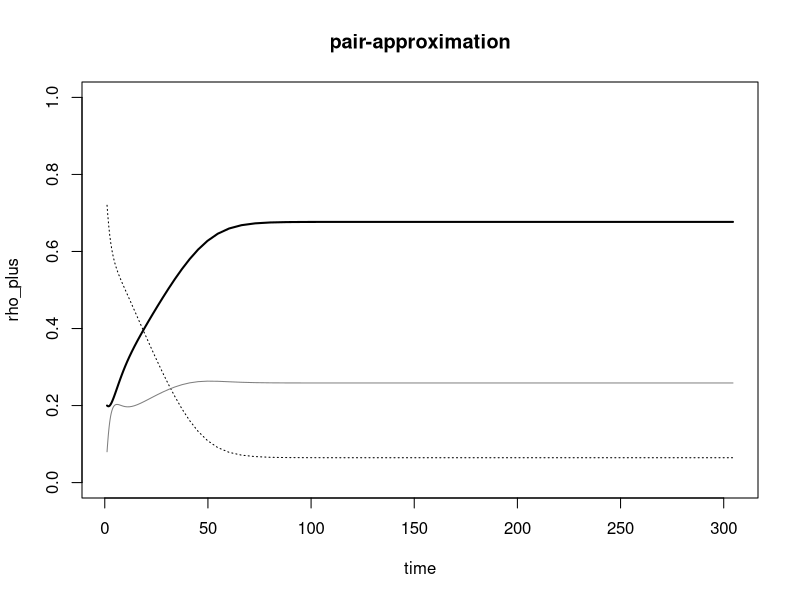
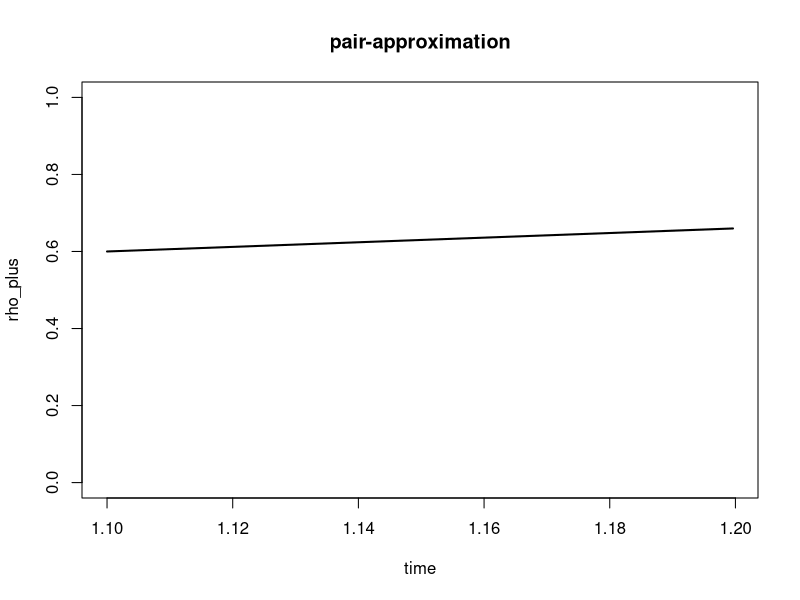

Source code (R) for these figures, in order:
## ---- chunk 1
d_rho_pm <- function(rho, parms, z = 4) { 
  with(parms,                             
      d * (rho[4] - rho[1] - rho[2]) + 
        (rho[5] - rho[3] - rho[1]) * 
        (delta*rho[4] + (z-1)/z * (1 - delta) * 
           (rho[4] - rho[1] - rho[2])/(1 - rho[4] - rho[5]) ) *
        (b - c*rho[4]) - 
        rho[1]*( r + f/z + (z-1)/z * f * rho[1]/rho[5] + m)
   )
}

## ---- chunk 2
d_rho_pp <- function(rho, parms, z = 4) { 
  with(parms,                             
      2 * (rho[4] - rho[1] - rho[2]) * 
        (delta*rho[4] + (1-delta)/z +(z-1)/z * (1 - delta) * 
           (rho[4] - rho[1] - rho[2])/(1 - rho[4] - rho[5]) ) *
        (b - c*rho[4]) - 2*rho[2]*m
   )
}

## ---- chunk 3
d_rho_mm <- function(rho, parms, z = 4) { 
  with(parms,                             
      2 * (rho[5] - rho[3] - rho[1]) - 
        2*rho[3]*(r+(z-1)/z*f*rho[1]/rho[5])
   )
}

## ---- chunk 4
d_rho_p <- function(rho, parms, z = 4) { 
  with(parms,                             
      (delta*rho[4] + (1 - delta) * 
           (rho[4] - rho[1] - rho[2])/(1 - rho[4] - rho[5]) ) *
        (b-c*rho[4])*(1-rho[4]-rho[5])-m*rho[4]
      )
}

## ---- chunk 5
d_rho_m <- function(rho, parms, z = 4) { 
  with(parms,                             
      d*(1-rho[4]-rho[5])-(r+f*rho[1]/rho[5])*rho[5]
      )
}

## ---- chunk 6
library("deSolve")
## ---- chunk 7
odesys <- function (t, rho, parms = model_parms) {
  list(c(
    d_rho_pm(rho, parms),
    d_rho_pp(rho, parms),
    d_rho_mm(rho, parms),
    d_rho_p(rho, parms),
    d_rho_m(rho, parms)
    ))
}

## ---- chunk 8
# model parameters
model_parms <- list(
  delta = 0.1, # proportion of seeds dispersed globally
  b = 0.75, # environmental quality
  m = 0.15, # plant mortality
  f = 0.9, # effect of abiotic facilitation on regeneration
  r = 0.01, # intrinsic regeneration 
  d = 0.1, # rate of degradation
  c = 0.2 # global competition among plants 
  )

# initial vegetation cover
rho_ini <- 0.2

rho <- c(rho_pm = rho_ini*0.4, # rho[1]
         rho_pp = rho_ini*0.4 , # rho[2]
         rho_mm = (1-rho_ini)*0.6, # rho[3]
         rho_p = rho_ini,  # rho[4]
         rho_m = (1-rho_ini)*0.9   # rho[5]
        )
## ---- chunk 9
# running the ode-solver
runmodel <- ode(y = rho, func = odesys, times = 1.1^(1:60), parms = model_parms)

# transfer into ouput and calculate missing rho values
out <- as.data.frame(runmodel)
out$rho_0 <- 1 - out$rho_p - out$rho_m
out$rho_p0 <- with(out, rho_p-rho_pm-rho_pp)
out$rho_m0 <- with(out, rho_m-rho_pm-rho_mm)
out$rho_00 <- with(out, rho_0-rho_m0-rho_p0)

# plot 
plot(rho_p ~ time, data = out, type = "l", lwd = 2, ylab = "rho_plus", main = "pair-approximation", ylim = c(0,1))
lines(rho_m ~ time, data = out, lty = 3)
lines(rho_0 ~ time, data = out, col = "grey50")
## ---- chunk 10


odesys <- function (t, rho, parms = model_parms) {
  list(c(
    d_rho_pm(rho, parms),
    d_rho_pp(rho, parms),
    d_rho_mm(rho, parms),
    model_parms$rho_p,
    d_rho_m(rho, parms)
    ))
}

# initial vegetation cover
rho_ini <- 0.6
model_parms$rho_p <- rho_ini

rho <- c(rho_pm = rho_ini*0.4, # rho[1]
         rho_pp = rho_ini*0.4 , # rho[2]
         rho_mm = (1-rho_ini)*0.6, # rho[3]
         rho_p = rho_ini,  # rho[4]
         rho_m = (1-rho_ini)*0.9   # rho[5]
        )

## ---- chunk 11
# running the ode-solver
runmodel <- ode(y = rho, func = odesys, times = 1.1^(1:60), parms = model_parms)

# transfer into ouput and calculate missing rho values
out <- as.data.frame(runmodel)
out$rho_0 <- 1 - out$rho_p - out$rho_m
out$rho_p0 <- with(out, rho_p-rho_pm-rho_pp)
out$rho_m0 <- with(out, rho_m-rho_pm-rho_mm)
out$rho_00 <- with(out, rho_0-rho_m0-rho_p0)

# plot 
plot(rho_p ~ time, data = out, type = "l", lwd = 2, ylab = "rho_plus", main = "pair-approximation", ylim = c(0,1))
lines(rho_m ~ time, data = out, lty = 3)
lines(rho_0 ~ time, data = out, col = "grey50")
